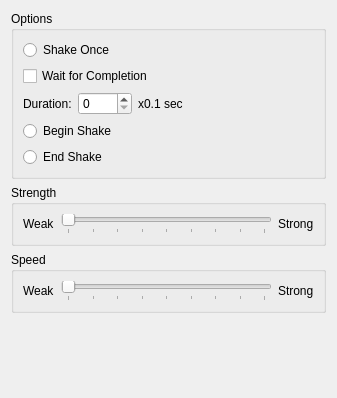
<?xml version="1.0" encoding="UTF-8"?>
<ui version="4.0">
 <class>ShakeScreenWidget</class>
 <widget class="QWidget" name="ShakeScreenWidget">
  <property name="geometry">
   <rect>
    <x>0</x>
    <y>0</y>
    <width>337</width>
    <height>398</height>
   </rect>
  </property>
  <layout class="QVBoxLayout" name="verticalLayout_2">
   <item>
    <widget class="QGroupBox" name="groupBox_2">
     <property name="title">
      <string>Options</string>
     </property>
     <layout class="QVBoxLayout" name="verticalLayout">
      <item>
       <widget class="QRadioButton" name="radioOnce">
        <property name="text">
         <string>Shake Once</string>
        </property>
        <attribute name="buttonGroup">
         <string notr="true">groupOptions_arg4</string>
        </attribute>
       </widget>
      </item>
      <item>
       <widget class="QCheckBox" name="checkWait_arg3">
        <property name="text">
         <string>Wait for Completion</string>
        </property>
       </widget>
      </item>
      <item>
       <layout class="QHBoxLayout" name="horizontalLayout_4">
        <item>
         <widget class="QLabel" name="label_5">
          <property name="text">
           <string>Duration:</string>
          </property>
         </widget>
        </item>
        <item>
         <widget class="RpgSpinBox" name="spinTime_arg2">
          <property name="maximum">
           <number>1000</number>
          </property>
         </widget>
        </item>
        <item>
         <widget class="QLabel" name="label_6">
          <property name="text">
           <string>x0.1 sec</string>
          </property>
         </widget>
        </item>
        <item>
         <spacer name="horizontalSpacer_2">
          <property name="orientation">
           <enum>Qt::Horizontal</enum>
          </property>
          <property name="sizeHint" stdset="0">
           <size>
            <width>40</width>
            <height>20</height>
           </size>
          </property>
         </spacer>
        </item>
       </layout>
      </item>
      <item>
       <widget class="QRadioButton" name="radioBegin">
        <property name="text">
         <string>Begin Shake</string>
        </property>
        <attribute name="buttonGroup">
         <string notr="true">groupOptions_arg4</string>
        </attribute>
       </widget>
      </item>
      <item>
       <widget class="QRadioButton" name="radioEnd">
        <property name="text">
         <string>End Shake</string>
        </property>
        <attribute name="buttonGroup">
         <string notr="true">groupOptions_arg4</string>
        </attribute>
       </widget>
      </item>
     </layout>
    </widget>
   </item>
   <item>
    <widget class="QGroupBox" name="groupStrength">
     <property name="title">
      <string>Strength</string>
     </property>
     <layout class="QHBoxLayout" name="horizontalLayout_2">
      <item>
       <widget class="QLabel" name="label">
        <property name="text">
         <string>Weak</string>
        </property>
       </widget>
      </item>
      <item>
       <widget class="RpgSlider" name="sliderStrength_arg0">
        <property name="maximum">
         <number>8</number>
        </property>
        <property name="orientation">
         <enum>Qt::Horizontal</enum>
        </property>
        <property name="tickPosition">
         <enum>QSlider::TicksBelow</enum>
        </property>
        <property name="tickInterval">
         <number>1</number>
        </property>
       </widget>
      </item>
      <item>
       <widget class="QLabel" name="label_2">
        <property name="text">
         <string>Strong</string>
        </property>
       </widget>
      </item>
     </layout>
    </widget>
   </item>
   <item>
    <widget class="QGroupBox" name="groupSpeed">
     <property name="title">
      <string>Speed</string>
     </property>
     <layout class="QHBoxLayout" name="horizontalLayout_3">
      <item>
       <widget class="QLabel" name="label_4">
        <property name="text">
         <string>Weak</string>
        </property>
       </widget>
      </item>
      <item>
       <widget class="RpgSlider" name="sliderSpeed_arg1">
        <property name="maximum">
         <number>8</number>
        </property>
        <property name="orientation">
         <enum>Qt::Horizontal</enum>
        </property>
        <property name="tickPosition">
         <enum>QSlider::TicksBelow</enum>
        </property>
        <property name="tickInterval">
         <number>1</number>
        </property>
       </widget>
      </item>
      <item>
       <widget class="QLabel" name="label_3">
        <property name="text">
         <string>Strong</string>
        </property>
       </widget>
      </item>
     </layout>
    </widget>
   </item>
   <item>
    <spacer name="verticalSpacer">
     <property name="orientation">
      <enum>Qt::Vertical</enum>
     </property>
     <property name="sizeHint" stdset="0">
      <size>
       <width>20</width>
       <height>182</height>
      </size>
     </property>
    </spacer>
   </item>
  </layout>
 </widget>
 <customwidgets>
  <customwidget>
   <class>RpgSpinBox</class>
   <extends>QSpinBox</extends>
   <header>ui/common/rpg_spinbox.h</header>
  </customwidget>
  <customwidget>
   <class>RpgSlider</class>
   <extends>QSlider</extends>
   <header>ui/common/rpg_slider.h</header>
  </customwidget>
 </customwidgets>
 <resources/>
 <connections/>
 <slots>
  <slot>helpRequested()</slot>
 </slots>
 <buttongroups>
  <buttongroup name="groupOptions_arg4"/>
 </buttongroups>
</ui>
